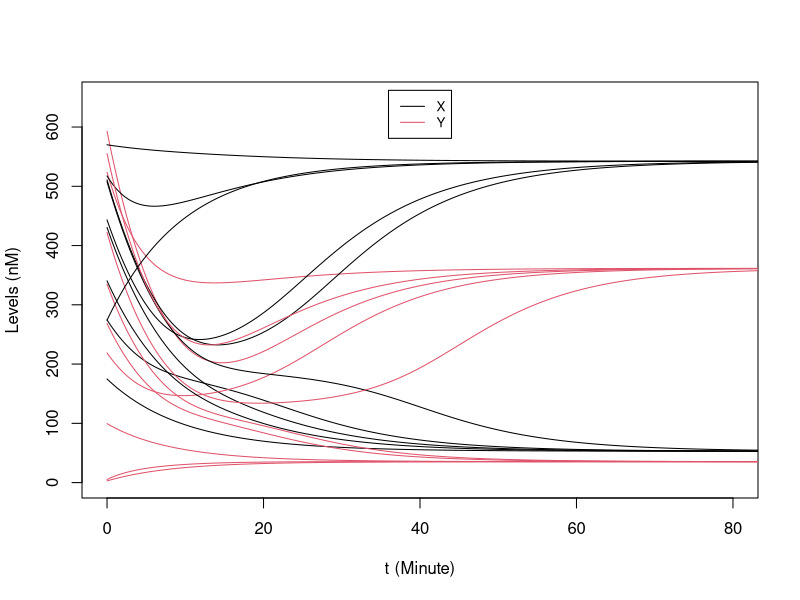
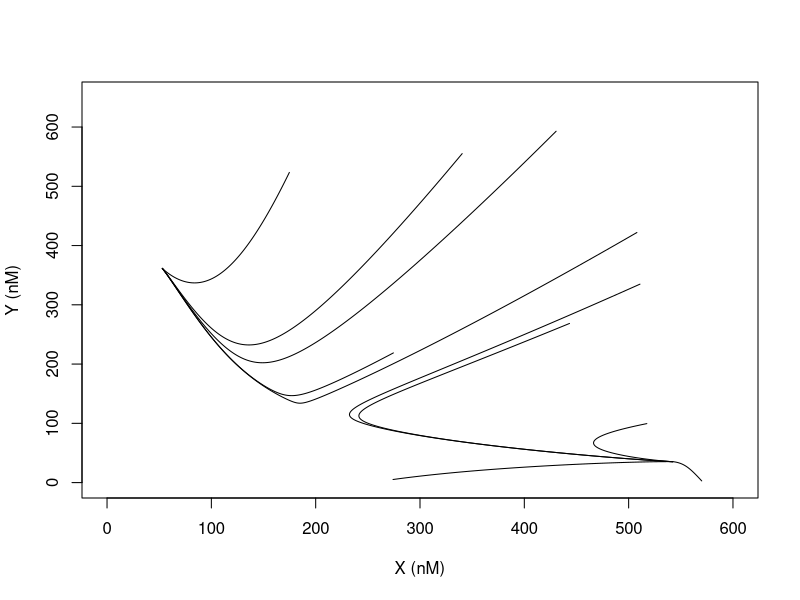
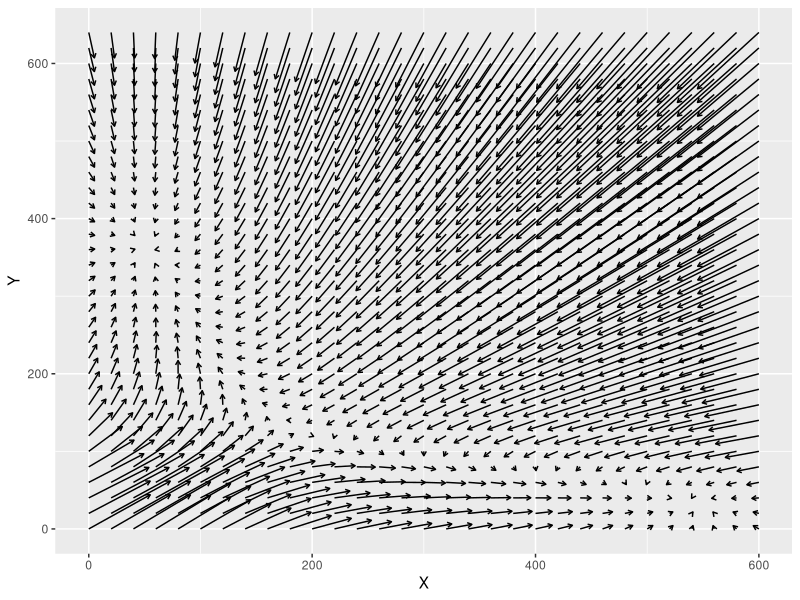
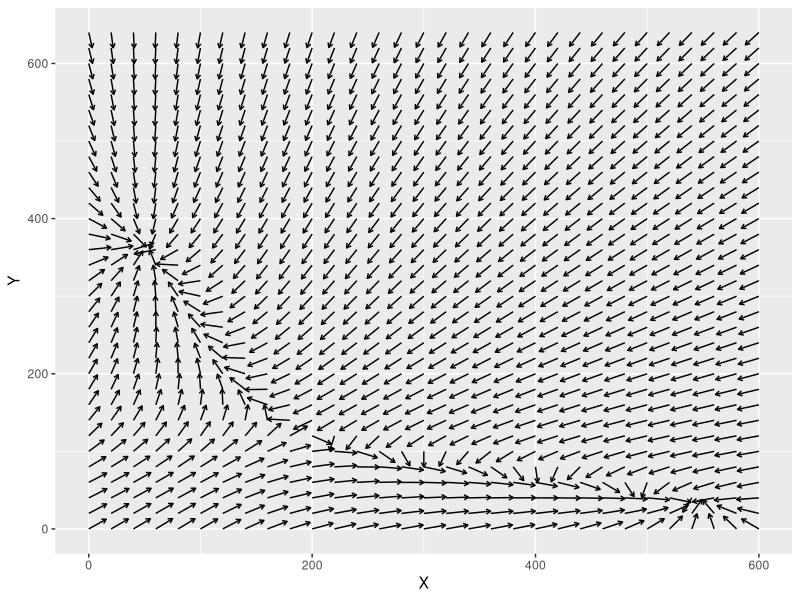
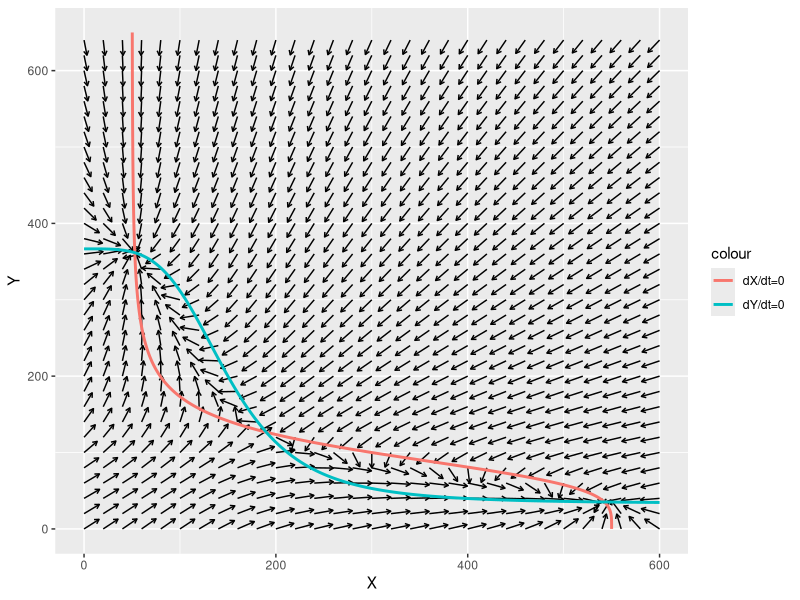
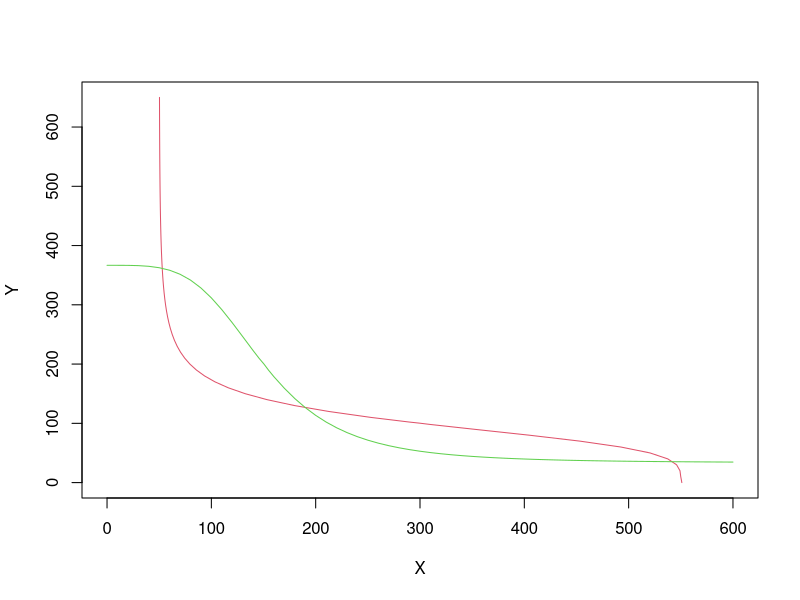
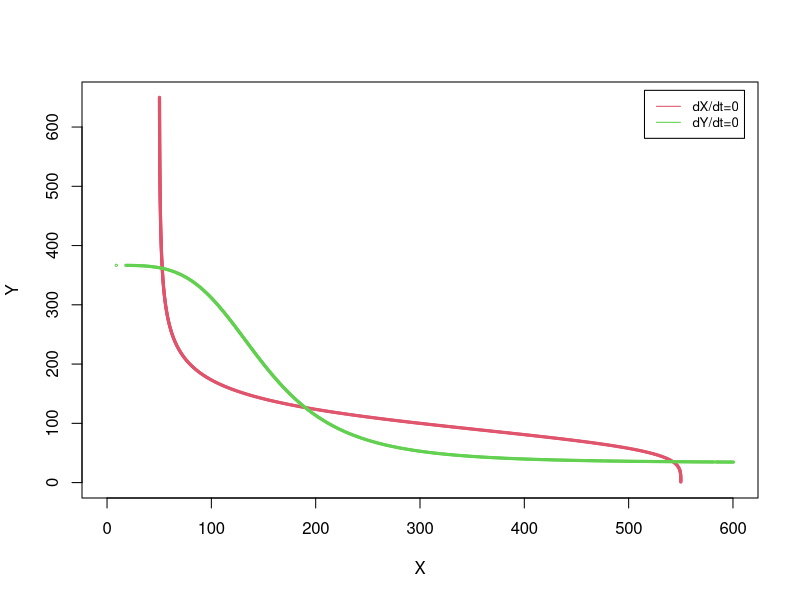

Write R code to recreate these figures, in order. (Note: this script raises an error after producing the figures.)
## ---- chunk 1
knitr::opts_chunk$set(echo = TRUE)
## ---- chunk 2
hill_inh <- function(X,X0,n) {
  a = (X/X0)**n
  return(1/(1+a))
}

derivs_ts <- function(t, Xs) {
  X = Xs[1]
  Y = Xs[2]
  dxdt = 5 + 50 * hill_inh(Y, 100, 4) - 0.1 * X
  dydt = 4 + 40 * hill_inh(X, 150, 4) - 0.12 * Y
  return(c(dxdt, dydt))
}
## ---- chunk 3
# 4th order Runge-Kutta (RK4)
RK4_2D <- function(derivs, init, t.total, dt){
  # derivs: the function of the derivatives 
  # init: initial condition in c(X0, Y0)
  # t.total: total simulation time, assuming t starts from 0 at the beginning
  # dt: time step size 
  t_all = seq(0, t.total, by=dt)
  n_all = length(t_all)
  X_all = matrix(0, nrow = n_all, ncol = 2)
  X_all[1,] = init 
  for (i in 1:(n_all-1)) {
    t_0= t_all[i]
    t_0.5 = t_0 + 0.5*dt
    t_1 = t_0 + dt
    k1 = dt * derivs(t_0,X_all[i,])
    k2 = dt * derivs(t_0.5,X_all[i,] + k1/2)
    k3 = dt * derivs(t_0.5,X_all[i,] + k2/2)
    k4 = dt * derivs(t_1,X_all[i,] + k3)
    X_all[i+1,] = X_all[i,] + (k1+2*k2+2*k3+k4)/6
  }
  return(cbind(t_all, X_all))   # the output is a matrix of t & X(t) for all time steps
}

set.seed(77)   # set the seed for the random number generator, remove this line to generate more random initial conditions
X_init_all = array(runif(20, 0, 600), dim = c(10,2)) # generate 10 random initial conditions

t.total = 100
dt  = 0.1
plot(NULL, xlab="t (Minute)", ylab="Levels (nM)", xlim=c(0,80), ylim=c(0,650)) 
for(i in seq_len(nrow(X_init_all))){
  results = RK4_2D(derivs_ts, X_init_all[i,], t.total, dt)
  lines(results[,1], results[,2], col = 1)
  lines(results[,1], results[,3], col = 2)
}
legend("top", inset=0.02, legend = c("X", "Y"),
       col=1:2, lty=1, cex=0.8)
## ---- chunk 4
plot(NULL, xlab="X (nM)", ylab="Y (nM)", xlim=c(0,600), ylim=c(0,650)) 
for(i in seq_len(nrow(X_init_all))){
  results = RK4_2D(derivs_ts, X_init_all[i,], t.total, dt)
  lines(results[,2], results[,3], col = 1)
}
## ---- chunk 5
library(ggplot2)

X_all = seq(0, 600, by=20)   # all X grids
Y_all = seq(0, 650, by=20)   # all Y grids
XY_all = expand.grid(X_all, Y_all)   # all combinations of X and Y

results = t(apply(XY_all, MARGIN=1, function(Xs) {return(c(Xs, derivs_ts(0, Xs)))})) # generate all vector field data
colnames(results) = c("X", "Y", "dX", "dY")

ggplot(data=as.data.frame(results), aes(x=X, y=Y)) + 
  geom_segment(aes(xend=X+dX, yend=Y+dY), arrow = arrow(length = unit(0.05,"in")))

## ---- chunk 6

results_unit = t(apply(XY_all, MARGIN=1, function(Xs) {
  v = derivs_ts(0, Xs)
  v_norm = v / sqrt(v[1]**2 + v[2]**2)
  return(c(Xs, v_norm))})) # generate all vector field data
colnames(results_unit) = c("X", "Y", "dX", "dY")

p1 = ggplot(data=as.data.frame(results_unit), aes(x=X, y=Y)) + 
  geom_segment(aes(xend=X+20*dX, yend=Y+20*dY), arrow = arrow(length = unit(0.05,"in")))
p1
## ---- chunk 7
X_all = seq(0, 600, by=1)   # all X grids
Y_all = seq(0, 650, by=1)   # all Y grids

nullcline1 <- function(Y) {
  X= (5 + 50 * hill_inh(Y, 100, 4))/0.1 
  return(cbind(X, Y))
}
nullcline2 <- function(X) {
  Y = (4 + 40 * hill_inh(X, 150, 4))/0.12
  return(cbind(X, Y))
}

null1 = nullcline1(Y_all)
null2 = nullcline2(X_all)

p1 +
  geom_line(data = as.data.frame(null1), aes(x=X, y=Y, colour = "dX/dt=0"), size=1) + 
  geom_line(data = as.data.frame(null2), aes(x=X, y=Y, colour = "dY/dt=0"), size=1) 

## ---- chunk 8
X_all = seq(0, 600, by=10)   # all X grids
Y_all = seq(0, 650, by=10)   # all Y grids
nX = length(X_all)
nY = length(Y_all)
XY_all = expand.grid(X_all, Y_all)   # all combinations of X and Y

results = t(apply(XY_all, MARGIN=1, function(Xs) {return(c(Xs, derivs_ts(0, Xs)))})) # generate all vector field data
z_X = array(results[,3], dim = c(nX, nY))
z_Y = array(results[,4], dim = c(nX, nY))

contour(X_all, Y_all, z_X, levels = 0, col = 2, xlab = "X", ylab = "Y", drawlabels = F)
contour(X_all, Y_all, z_Y, levels = 0, col = 3, add = TRUE, drawlabels = F)
## ---- chunk 9
f_null1 <- function(X, Y) {       # f_X(X, Y)
  return(5 + 50 * hill_inh(Y, 100, 4) - 0.1 * X)
}
dfdX_null1 <- function(X, Y) {   # Jacobian (1st order partial derivatives) for f_X(X, Y)
  return(-0.1)
}
dfdY_null1 <- function(X, Y) {
  y_frac = (Y/100)**4
  return(-200/Y*y_frac/(1+y_frac)**2)
}
f_null2 <- function(X, Y) {       # f_Y(X, Y)
  return(4 + 40 * hill_inh(X, 150, 4) - 0.12 * Y)
}
dfdX_null2 <- function(X, Y) {   # Jacobian for f_Y(X, Y)
  x_frac = (X/150)**4
  return(-160/X*x_frac/(1+x_frac)**2)
}
dfdY_null2 <- function(X, Y) {   
  return(-0.12)
}

# Newton's Method
find_root_Newton <- function(X, func, dfunc, parms, X_range, error = 10^-3) {
  while(abs(func(X, parms)) > error){
    f = func(X, parms)
    X = X - f/dfunc(X, parms)
    if((X-X_range[1])*(X-X_range[2]) > 0) break 
  }
  return(X)
}

# 4th order Runge-Kutta (RK4) for 1D
# simplified to (1) only output steady-state X or final X, 
# (2) derivative is not the function of t in this implementation, thus some t-dependent parts are simplified
RK4_1D_steady <- function(derivs, X0, params, t.total, dt){
  # derivs: the function of the derivatives 
  # X0: initial condition
  # t.total: total simulation time, assuming t starts from 0 at the beginning
  # dt: time step size 
  error = 10^-8
  t = 0
  X = X0
  while(t <= t.total){
    df = derivs(X, params)
    if(abs(df) < error) break
  
    k1 = dt * df
    k2 = dt * derivs(X + k1/2, params)
    k3 = dt * derivs(X + k2/2, params)
    k4 = dt * derivs(X + k3, params)
    
    X = X + (k1+2*k2+2*k3+k4)/6
    t = t + dt
  }
  return(X)
}

nullcline_numcont <- function(func, dfdX, dfdY, X_range, Y_range, X_init, Y_init, direct = 1, step_arc) {
  nmax_cycle = 10000
  
  results = matrix(NA, nrow = nmax_cycle, ncol = 2)
  cycle = 1
  step_Y_previous = direct 
  step_X_previous = 0
  
  X_new = X_init
  Y = Y_init 
  results[cycle,] = c(X_new, Y)
  while(((X_new - X_range[1])*(X_new - X_range[2]) <= 0) & # boundary check
        ((Y - Y_range[1]) * (Y - Y_range[2]) <= 0) & 
        (cycle < nmax_cycle)) {
    h = -dfdY(X_new, Y)/dfdX(X_new, Y) 
    
    step_Y = step_arc/sqrt(1+h**2)
    step_X = step_Y*h
    
    if((step_Y_previous * step_Y + step_X_previous * step_X) < 0){ 
      step_Y = - step_Y
      step_X = - step_X
    }
    step_Y_previous = step_Y
    step_X_previous = step_X
    
    Y = Y + step_Y
    X_init = X_new + step_X
    
    X_new = find_root_Newton(X=X_init, func=func, dfunc=dfdX, parms=Y, X_range = X_range) 
    
    cycle = cycle + 1
    results[cycle,] = c(X_new, Y)
  }
  results = na.omit(results)
  colnames(results) = c("X","Y")
  return(results)
}

X_range = c(0, 600)
Y_range = c(0, 650)

# the initial X,Y need to be provided, here we manually selected them with an initial simulation
X_init_guess_null1 = 500
Y_init_guess_null1 = 1
X_init_null1 = RK4_1D_steady(f_null1, X_init_guess_null1, Y_init_guess_null1, 1000, 0.01)  # start from ~ (550, 1)
null1_cont = nullcline_numcont(f_null1, dfdX_null1, dfdY_null1, X_range, Y_range, 
                               X_init = X_init_null1, Y_init = Y_init_guess_null1, direct = 1, step_arc = 1)

X_init_guess_null2 = 1
Y_init_guess_null2 =366.6 
X_init_null2 = RK4_1D_steady(f_null2, X_init_guess_null2, Y_init_guess_null2, 1000, 0.01)   # start from ~ (8,366.6)
null2_cont = nullcline_numcont(f_null2, dfdX_null2, dfdY_null2, X_range, Y_range, 
                               X_init = X_init_null2, Y_init = Y_init_guess_null2, direct = -1, step_arc = 1)
plot(NULL, xlab="X", ylab="Y", xlim=X_range, ylim=Y_range)
points(null1_cont[,1], null1_cont[,2], pch = 1, cex = 0.3, col = 2)
points(null2_cont[,1], null2_cont[,2], pch = 1, cex = 0.3, col = 3)
legend("topright", inset=0.02, legend = c("dX/dt=0", "dY/dt=0"), col=2:3, lty=1, cex=0.8)
## ---- chunk 10
save(null1_cont, null2_cont, file = "./extra/data/03A/null_03A.RData")    # we save the data for 03B
